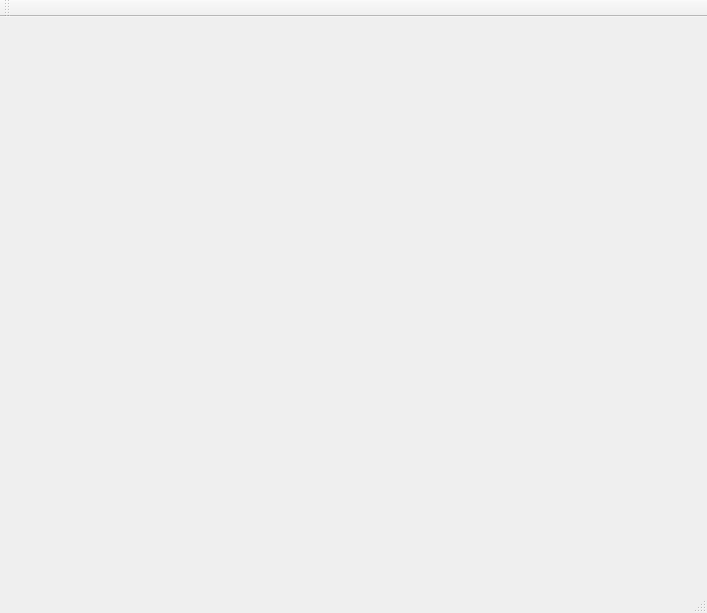
<?xml version="1.0" encoding="UTF-8"?>
<ui version="4.0">
 <class>MainWindow</class>
 <widget class="QMainWindow" name="MainWindow">
  <property name="geometry">
   <rect>
    <x>0</x>
    <y>0</y>
    <width>707</width>
    <height>613</height>
   </rect>
  </property>
  <property name="windowTitle">
   <string>MainWindow</string>
  </property>
  <widget class="QWidget" name="centralWidget">
   <widget class="QGLESWIDGET" name="widget" native="true">
    <property name="geometry">
     <rect>
      <x>10</x>
      <y>10</y>
      <width>600</width>
      <height>500</height>
     </rect>
    </property>
   </widget>
  </widget>
  <widget class="QMenuBar" name="menuBar">
   <property name="geometry">
    <rect>
     <x>0</x>
     <y>0</y>
     <width>707</width>
     <height>25</height>
    </rect>
   </property>
  </widget>
  <widget class="QToolBar" name="mainToolBar">
   <attribute name="toolBarArea">
    <enum>TopToolBarArea</enum>
   </attribute>
   <attribute name="toolBarBreak">
    <bool>false</bool>
   </attribute>
  </widget>
  <widget class="QStatusBar" name="statusBar"/>
 </widget>
 <layoutdefault spacing="6" margin="11"/>
 <customwidgets>
  <customwidget>
   <class>QGLESWIDGET</class>
   <extends>QWidget</extends>
   <header>qgleswidget.h</header>
   <container>1</container>
  </customwidget>
 </customwidgets>
 <resources/>
 <connections/>
</ui>
